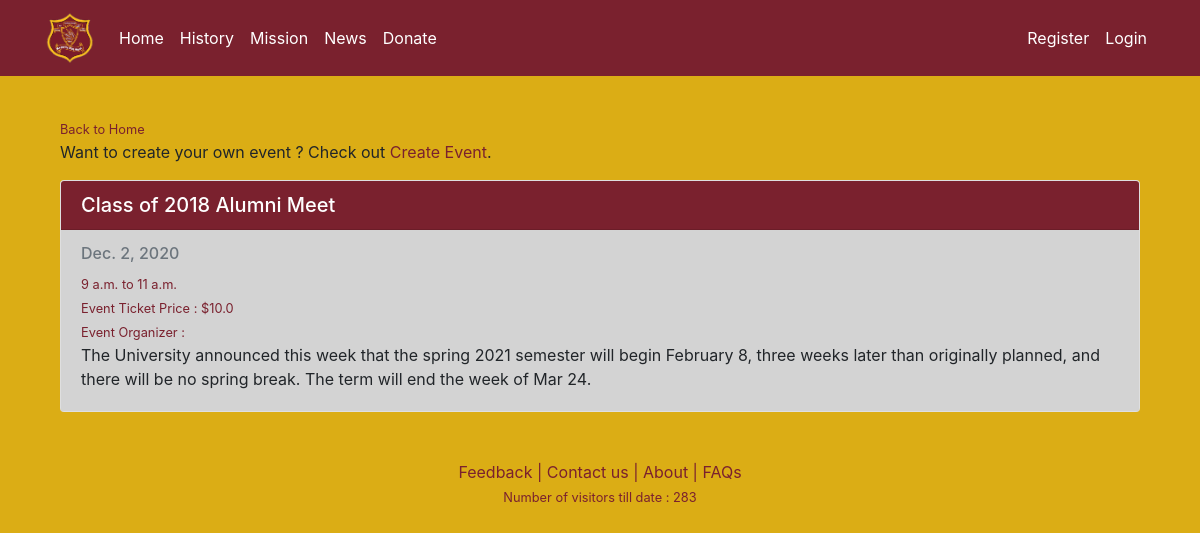
The page /alleventslist/ on the database its author committed.
### Maggotty/models.py (models this page shows, shortened)
class Event(models.Model):
    eventName = models.CharField("Event Name", max_length=255, blank=False)
    eventDesc = models.TextField("Event Description", max_length=1024, blank=True, null=True)
    fromDate = models.DateField(blank=False)
    toDate = models.DateField(blank=False)
    startTime = models.TimeField()
    endTime = models.TimeField()
    ticket = models.FloatField("Ticket Price", null=True)
    isApproved = models.BooleanField("Is Approved", default=False)
    createdBy = models.CharField("Created By", max_length=255, editable=False)

### Maggotty/views.py (the view)
# urls.py: path("alleventslist/", views.alleventslist, name="alleventslist"),
def alleventslist(request):
    today = date.today().strftime('%Y-%m-%d')
    allEvents = Event.objects.filter(fromDate__range=["2010-01-01", today])
    return render(request, "Maggotty/alleventslist.html", {"allEvents": allEvents})

### Maggotty/templates/Maggotty/alleventslist.html (shortened to what this page needs)
{% extends "Maggotty/layout.html" %}
{% block content %}
<div class="container">
    <div class="row row-content">
        <div class="col col-sm order-sm-first col-md">
          <small><a href="{% url 'home' %}" class="redLink">Back to Home</a></small>
          <br/>
            <p>
                Want to create your own event ? Check out <a class="redLink" href="{% url 'createevent' %}">Create Event</a>.
            </p>
        </div>
    </div>
    {% for record in allEvents %}
    <div class="card">
        <h5 class="card-header text-white" style="background-color: #7a212e;">{{record.eventName}}</h5>
        <div class="card-body" style="background-color:lightgray;">
          {% if record.fromDate == record.toDate %}
            <h6 class="card-subtitle mb-2 text-muted">{{record.fromDate}}</h6>
          {% else %}
            <h6 class="card-subtitle mb-2 text-muted">{{record.fromDate}} - {{record.toDate}}</h6>
          {% endif %}
          <small class="redLink">{{record.startTime}} to {{record.endTime}}</small><br/>
          <small class="redLink">Event Ticket Price : ${{record.ticket}}</small><br/>
          <small class="redLink">Event Organizer : {{record.createdBy}}</small>
          <p class="card-text">{{record.eventDesc}}</p>
        </div>
      </div>
    <br/>
    {% endfor %}
</div>
{% endblock %}

### Maggotty/static/Maggotty/style.css (style rules this page uses)
.redLink { color:#7a212e !important; }
.bgPage { background-color: #daaa0cf5; }

### rows shown on the page
Event: eventName "Class of 2018 Alumni Meet", fromDate "Dec. 2, 2020", startTime "9 a.m.", endTime "11 a.m.", ticket "10.0", eventDesc "The University announced this week that the spring 2021 semester will begin February 8, three weeks later than originally planned, and there will be no spring break. The term will end the week of Mar 24."
